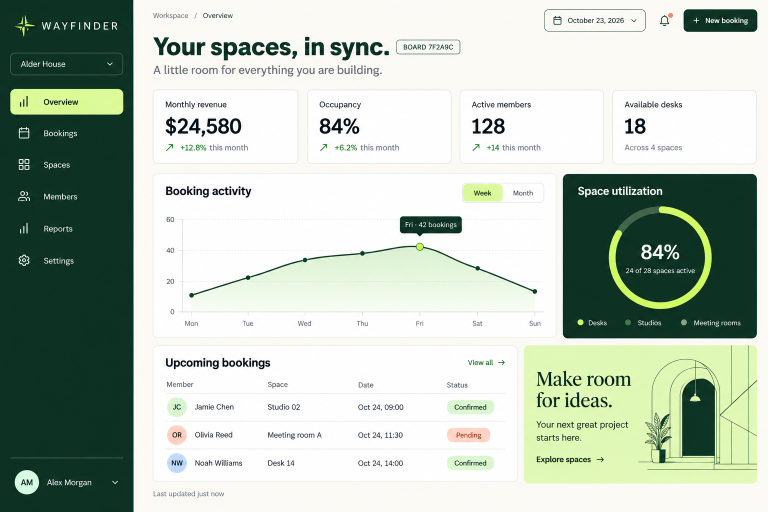
#> input picture docs/qa/web-reconstruction-2026-10-23/reference.png, 1536 x 1024 px (shown at 1/2 size)
$ python -i evaluate.py   (imports and definitions only)
#> lines starting #> are read from the running program, lines starting #| are printed output that depends on the picture
#!/usr/bin/env python3
"""Render frozen benchmark outputs and collect visual, DOM and interaction evidence."""

import argparse
import asyncio
import functools
import hashlib
from http.server import SimpleHTTPRequestHandler, ThreadingHTTPServer
import json
from pathlib import Path
import re
import threading

import numpy as np
from PIL import Image, ImageFilter
from playwright.async_api import async_playwright
from skimage.metrics import structural_similarity

ROOT = Path(__file__).resolve().parent
# [1 line that did not run here, left out]


def normalize(text):
    return " ".join(re.sub(r"[^a-z0-9]+", " ", text.lower()).split())


def contains(text, needle):
    return (" " + normalize(needle) + " ") in (" " + normalize(text) + " ")


def overlap(a, b):
    x, y = max(a[0], b[0]), max(a[1], b[1])
    right, bottom = min(a[0] + a[2], b[0] + b[2]), min(a[1] + a[3], b[1] + b[3])
    intersection = max(0, right - x) * max(0, bottom - y)
    return intersection / max(1, a[2] * a[3] + b[2] * b[3] - intersection)


def image_metrics(path):
#> called with path = 'reference.png'
    reference = Image.open(ROOT / "reference.png").convert("RGB")
#> reference is the input picture: PIL image 1536x1024 RGB; mean R, G, B 183.3, 195.5, 183.5
    actual = Image.open(path).convert("RGB")
    a, b = np.asarray(reference), np.asarray(actual)
    blurred_a = np.asarray(reference.filter(ImageFilter.GaussianBlur(3)))
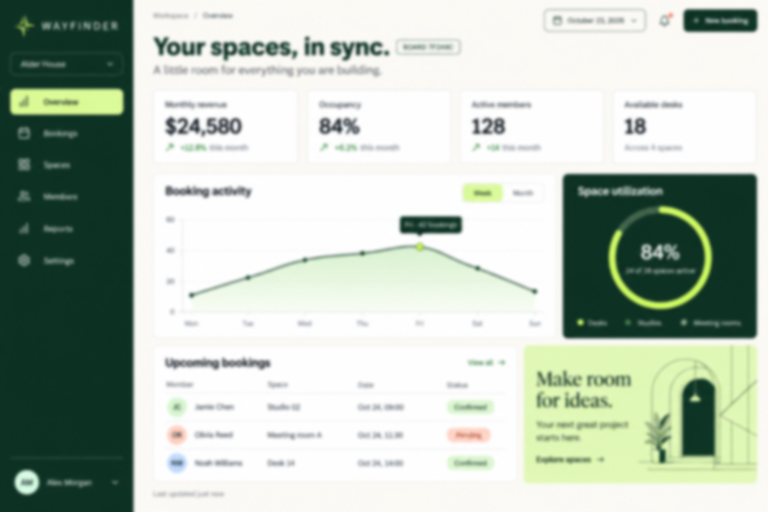
#> blurred_a: shape (1024, 1536, 3) (shown at 1/2 size); mean R, G, B 183.4, 195.5, 183.5
    blurred_b = np.asarray(actual.filter(ImageFilter.GaussianBlur(3)))
    return {"ssim": round(float(structural_similarity(a, b, channel_axis=2, data_range=255)), 5),
            "blurred_ssim_radius_3": round(float(structural_similarity(blurred_a, blurred_b, channel_axis=2, data_range=255)), 5),
            "mean_absolute_rgb_error": round(float(np.abs(a.astype(float) - b.astype(float)).mean()), 4)}


# [195 lines not run here, left out]

>>> result = image_metrics('reference.png')
#> result = {'ssim': 1, 'blurred_ssim_radius_3': 1, 'mean_absolute_rgb_error': 0}
